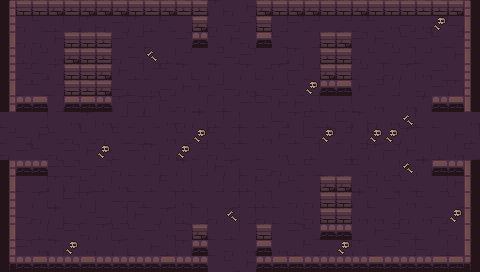

A level layout from a 2D game, rendered from its tile map. Below: a short description, then the map file with tile-grid data replaced by summaries:
An orthogonal 30x17 tile map with 16x16 px tiles, 6 tile layers (ground, dressing, decor, walls, ...) and 12 objects (5x ENTRY, 5x ENEMY, 2x PROP).

<map version="1.10" tiledversion="1.10.2" orientation="orthogonal" renderorder="right-down" width="30" height="17" tilewidth="16" tileheight="16" infinite="0" nextlayerid="8" nextobjectid="13">
 <tileset firstgid="1" name="dungeon" tilewidth="16" tileheight="16" tilecount="100" columns="10">
  <image source="../../../gfx/tiles/depths/dungeon_tileset.png" width="160" height="160" />
 </tileset>
 <layer id="1" name="ground" width="30" height="17">
  <data>[510 cells, 510 non-empty, 12 distinct tile ids]</data>
 </layer>
 <layer id="2" name="dressing" width="30" height="17">
  <data>[510 cells, 15 non-empty, 2 distinct tile ids]</data>
 </layer>
 <layer id="3" name="decor" width="30" height="17">
  <data>[510 cells, 0 non-empty, 0 distinct tile ids]</data>
 </layer>
 <layer id="4" name="walls" width="30" height="17">
  <data>[510 cells, 78 non-empty, 18 distinct tile ids]</data>
 </layer>
 <layer id="5" name="props" width="30" height="17">
  <data>[510 cells, 47 non-empty, 8 distinct tile ids]</data>
 </layer>
 <layer id="6" name="overhead" width="30" height="17">
  <data>[510 cells, 0 non-empty, 0 distinct tile ids]</data>
 </layer>
 <objectgroup id="7" name="spawns">
  <object id="1" name="UP" type="ENTRY" x="232" y="24" />
  <object id="2" name="DOWN" type="ENTRY" x="232" y="248" />
  <object id="3" name="LEFT" type="ENTRY" x="24" y="136" />
  <object id="4" name="RIGHT" type="ENTRY" x="456" y="136" />
  <object id="5" name="" type="ENTRY" x="248" y="136" />
  <object id="6" name="" type="ENEMY" x="104" y="184" />
  <object id="7" name="" type="ENEMY" x="360" y="88" />
  <object id="8" name="" type="ENEMY" x="120" y="88" />
  <object id="9" name="" type="ENEMY" x="168" y="136" />
  <object id="10" name="" type="ENEMY" x="232" y="88" />
  <object id="11" name="torch" type="PROP" x="56" y="264" />
  <object id="12" name="torch" type="PROP" x="424" y="264" />
 </objectgroup>
</map>
